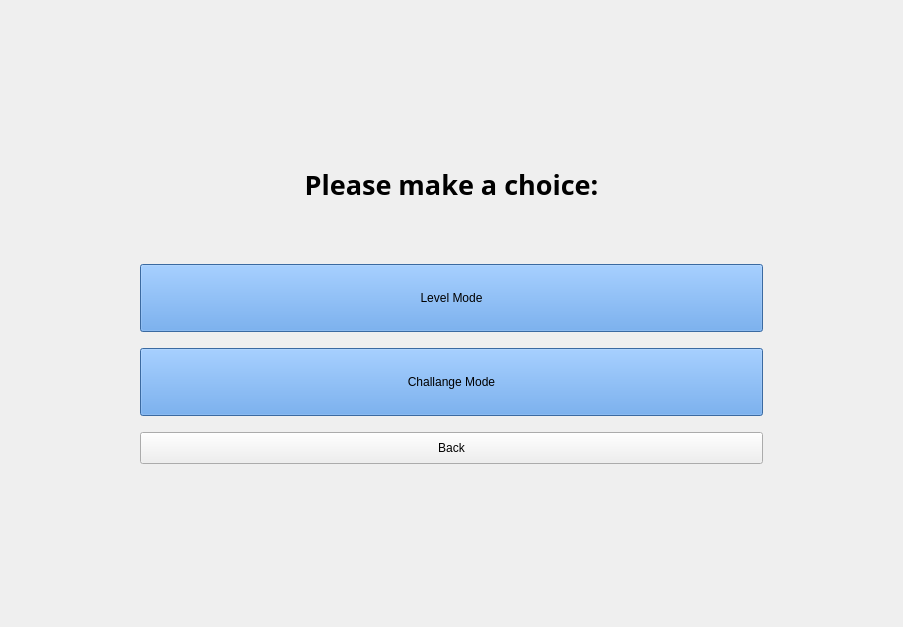
<?xml version="1.0" encoding="UTF-8"?>
<ui version="4.0">
 <class>quizSection</class>
 <widget class="QWidget" name="quizSection">
  <property name="geometry">
   <rect>
    <x>0</x>
    <y>0</y>
    <width>903</width>
    <height>627</height>
   </rect>
  </property>
  <property name="windowTitle">
   <string>QuizSection</string>
  </property>
  <widget class="QStackedWidget" name="Pages">
   <property name="geometry">
    <rect>
     <x>40</x>
     <y>10</y>
     <width>823</width>
     <height>564</height>
    </rect>
   </property>
   <property name="currentIndex">
    <number>1</number>
   </property>
   <widget class="QWidget" name="MainMenu">
    <layout class="QGridLayout" name="gridLayout">
     <item row="0" column="0">
      <widget class="QLabel" name="lblInfo">
       <property name="text">
        <string>Welcome to Quiz! There are two options in this section:

1-Level Mode: 

*There are 5 different levels in this mode.

*As you level up, the questions in the levels become more difficult. You must get all the questions right to pass a level.

2-Challenge Mode: 

*In this mode there are 50 questions and 5 minutes to solve them.

*There is also a score keeper and a high score section.

*You will be penalized -1 point for every second that passes and -3 points for every mistake you make.

*You will get +5 points for every question you get right. You can give up if you wish.

*But if you give up, every question you fail will be recorded as incorrect. </string>
       </property>
      </widget>
     </item>
     <item row="2" column="0">
      <widget class="QPushButton" name="pushButton">
       <property name="sizePolicy">
        <sizepolicy hsizetype="Minimum" vsizetype="Minimum">
         <horstretch>0</horstretch>
         <verstretch>0</verstretch>
        </sizepolicy>
       </property>
       <property name="minimumSize">
        <size>
         <width>64</width>
         <height>32</height>
        </size>
       </property>
       <property name="maximumSize">
        <size>
         <width>1111111</width>
         <height>32</height>
        </size>
       </property>
       <property name="text">
        <string>Next</string>
       </property>
      </widget>
     </item>
    </layout>
   </widget>
   <widget class="QWidget" name="MakeChoice">
    <property name="layoutDirection">
     <enum>Qt::LeftToRight</enum>
    </property>
    <layout class="QHBoxLayout" name="horizontalLayout_2">
     <property name="leftMargin">
      <number>100</number>
     </property>
     <property name="topMargin">
      <number>100</number>
     </property>
     <property name="rightMargin">
      <number>100</number>
     </property>
     <property name="bottomMargin">
      <number>100</number>
     </property>
     <item>
      <layout class="QVBoxLayout" name="verticalLayout_2" stretch="1,1,1,0">
       <item>
        <widget class="QLabel" name="lbl">
         <property name="maximumSize">
          <size>
           <width>16777215</width>
           <height>128</height>
          </size>
         </property>
         <property name="font">
          <font>
           <family>Roboto Slab</family>
           <pointsize>20</pointsize>
           <bold>true</bold>
          </font>
         </property>
         <property name="text">
          <string>Please make a choice:</string>
         </property>
         <property name="alignment">
          <set>Qt::AlignCenter</set>
         </property>
        </widget>
       </item>
       <item>
        <widget class="QPushButton" name="btnLevelMode">
         <property name="sizePolicy">
          <sizepolicy hsizetype="Minimum" vsizetype="Minimum">
           <horstretch>128</horstretch>
           <verstretch>48</verstretch>
          </sizepolicy>
         </property>
         <property name="minimumSize">
          <size>
           <width>128</width>
           <height>48</height>
          </size>
         </property>
         <property name="maximumSize">
          <size>
           <width>11111111</width>
           <height>68</height>
          </size>
         </property>
         <property name="layoutDirection">
          <enum>Qt::LeftToRight</enum>
         </property>
         <property name="autoFillBackground">
          <bool>false</bool>
         </property>
         <property name="styleSheet">
          <string notr="true">border-color: rgb(0, 0, 0);
background-color: rgb(82, 148, 226);</string>
         </property>
         <property name="text">
          <string>Level Mode</string>
         </property>
        </widget>
       </item>
       <item>
        <widget class="QPushButton" name="btnChallangeMode">
         <property name="sizePolicy">
          <sizepolicy hsizetype="Minimum" vsizetype="Minimum">
           <horstretch>128</horstretch>
           <verstretch>48</verstretch>
          </sizepolicy>
         </property>
         <property name="minimumSize">
          <size>
           <width>128</width>
           <height>48</height>
          </size>
         </property>
         <property name="maximumSize">
          <size>
           <width>11111111</width>
           <height>68</height>
          </size>
         </property>
         <property name="layoutDirection">
          <enum>Qt::LeftToRight</enum>
         </property>
         <property name="autoFillBackground">
          <bool>false</bool>
         </property>
         <property name="styleSheet">
          <string notr="true">border-color: rgb(0, 0, 0);
background-color: rgb(82, 148, 226);</string>
         </property>
         <property name="text">
          <string>Challange Mode</string>
         </property>
        </widget>
       </item>
       <item>
        <widget class="QPushButton" name="btnBack">
         <property name="sizePolicy">
          <sizepolicy hsizetype="Minimum" vsizetype="Minimum">
           <horstretch>0</horstretch>
           <verstretch>0</verstretch>
          </sizepolicy>
         </property>
         <property name="minimumSize">
          <size>
           <width>64</width>
           <height>32</height>
          </size>
         </property>
         <property name="maximumSize">
          <size>
           <width>1111111</width>
           <height>32</height>
          </size>
         </property>
         <property name="layoutDirection">
          <enum>Qt::LeftToRight</enum>
         </property>
         <property name="text">
          <string>Back</string>
         </property>
        </widget>
       </item>
      </layout>
     </item>
    </layout>
   </widget>
   <widget class="QWidget" name="ChallangeChoice">
    <layout class="QVBoxLayout" name="verticalLayout_5">
     <property name="leftMargin">
      <number>160</number>
     </property>
     <property name="topMargin">
      <number>120</number>
     </property>
     <property name="rightMargin">
      <number>160</number>
     </property>
     <property name="bottomMargin">
      <number>120</number>
     </property>
     <item>
      <layout class="QVBoxLayout" name="verticalLayout_3">
       <item>
        <widget class="QPushButton" name="btnChoice">
         <property name="minimumSize">
          <size>
           <width>0</width>
           <height>48</height>
          </size>
         </property>
         <property name="text">
          <string>Start Challange!</string>
         </property>
        </widget>
       </item>
       <item>
        <widget class="QPushButton" name="btnChoice2">
         <property name="minimumSize">
          <size>
           <width>0</width>
           <height>48</height>
          </size>
         </property>
         <property name="text">
          <string>Show Highest Score</string>
         </property>
        </widget>
       </item>
       <item>
        <widget class="QPushButton" name="btnBack_2">
         <property name="sizePolicy">
          <sizepolicy hsizetype="Minimum" vsizetype="Minimum">
           <horstretch>0</horstretch>
           <verstretch>0</verstretch>
          </sizepolicy>
         </property>
         <property name="minimumSize">
          <size>
           <width>64</width>
           <height>32</height>
          </size>
         </property>
         <property name="maximumSize">
          <size>
           <width>1111111</width>
           <height>32</height>
          </size>
         </property>
         <property name="layoutDirection">
          <enum>Qt::LeftToRight</enum>
         </property>
         <property name="text">
          <string>Back</string>
         </property>
        </widget>
       </item>
      </layout>
     </item>
    </layout>
   </widget>
   <widget class="QWidget" name="LevelChoice">
    <layout class="QVBoxLayout" name="verticalLayout_4">
     <property name="leftMargin">
      <number>120</number>
     </property>
     <property name="topMargin">
      <number>120</number>
     </property>
     <property name="rightMargin">
      <number>120</number>
     </property>
     <property name="bottomMargin">
      <number>120</number>
     </property>
     <item>
      <layout class="QVBoxLayout" name="verticalLayout">
       <item>
        <widget class="QPushButton" name="btnLevel">
         <property name="minimumSize">
          <size>
           <width>0</width>
           <height>48</height>
          </size>
         </property>
         <property name="font">
          <font>
           <family>Roboto Slab</family>
           <pointsize>16</pointsize>
           <bold>true</bold>
          </font>
         </property>
         <property name="text">
          <string>Level 1</string>
         </property>
        </widget>
       </item>
       <item>
        <widget class="QPushButton" name="btnLevel2">
         <property name="minimumSize">
          <size>
           <width>0</width>
           <height>48</height>
          </size>
         </property>
         <property name="font">
          <font>
           <family>Roboto Slab</family>
           <pointsize>16</pointsize>
           <bold>true</bold>
          </font>
         </property>
         <property name="text">
          <string>Level 2</string>
         </property>
        </widget>
       </item>
       <item>
        <widget class="QPushButton" name="btnLevel3">
         <property name="minimumSize">
          <size>
           <width>0</width>
           <height>48</height>
          </size>
         </property>
         <property name="font">
          <font>
           <family>Roboto Slab</family>
           <pointsize>16</pointsize>
           <bold>true</bold>
          </font>
         </property>
         <property name="text">
          <string>Level 3</string>
         </property>
        </widget>
       </item>
       <item>
        <widget class="QPushButton" name="btnLevel4">
         <property name="minimumSize">
          <size>
           <width>0</width>
           <height>48</height>
          </size>
         </property>
         <property name="font">
          <font>
           <family>Roboto Slab</family>
           <pointsize>16</pointsize>
           <bold>true</bold>
          </font>
         </property>
         <property name="text">
          <string>Level 4</string>
         </property>
        </widget>
       </item>
       <item>
        <widget class="QPushButton" name="btnLevel5">
         <property name="minimumSize">
          <size>
           <width>0</width>
           <height>48</height>
          </size>
         </property>
         <property name="font">
          <font>
           <family>Roboto Slab</family>
           <pointsize>16</pointsize>
           <bold>true</bold>
          </font>
         </property>
         <property name="text">
          <string>Level 5</string>
         </property>
        </widget>
       </item>
       <item>
        <widget class="QPushButton" name="pushButton_2">
         <property name="text">
          <string>Back</string>
         </property>
        </widget>
       </item>
      </layout>
     </item>
    </layout>
   </widget>
  </widget>
 </widget>
 <resources/>
 <connections/>
</ui>
